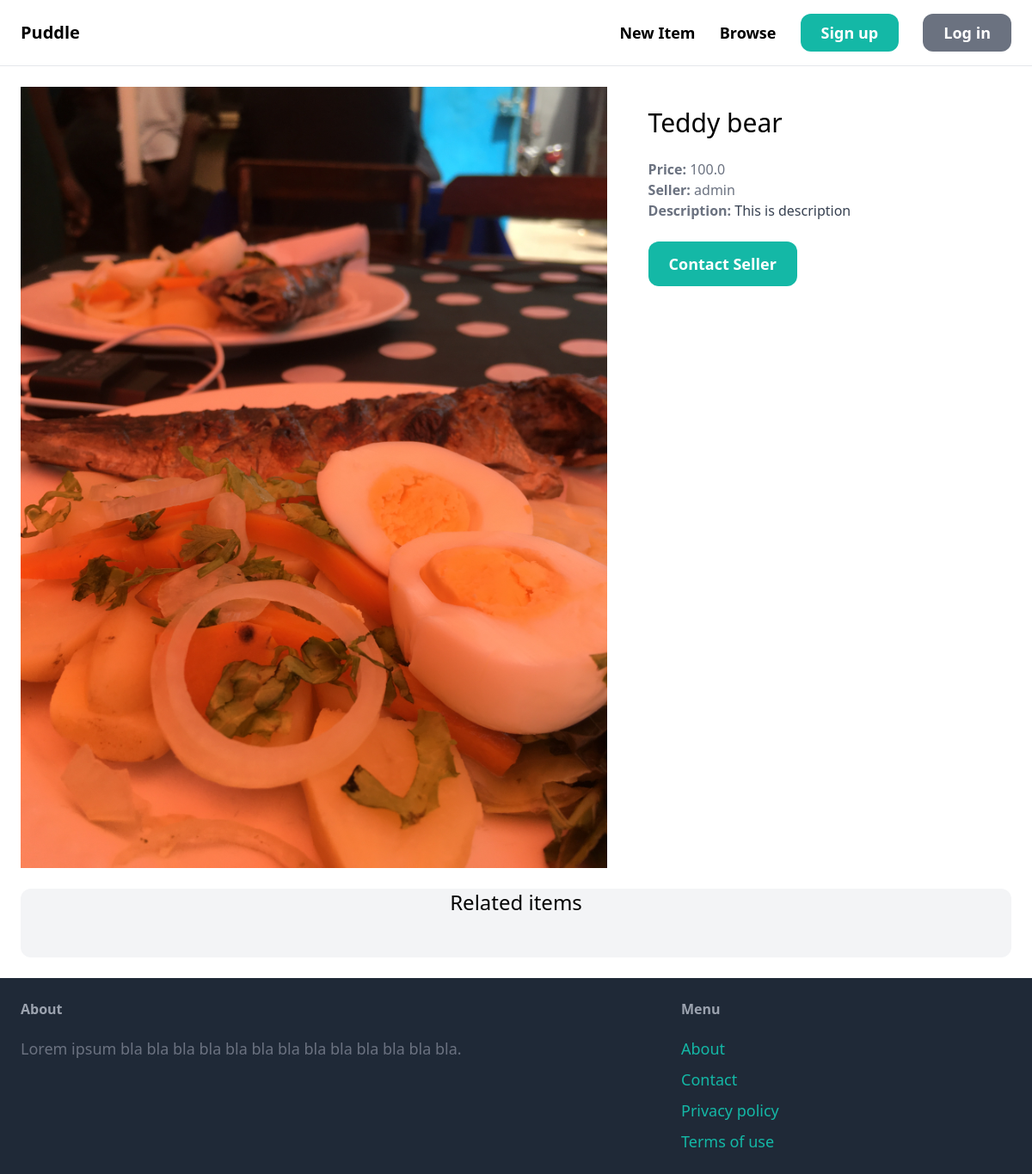
The page /item1/ on the database as committed earlier.
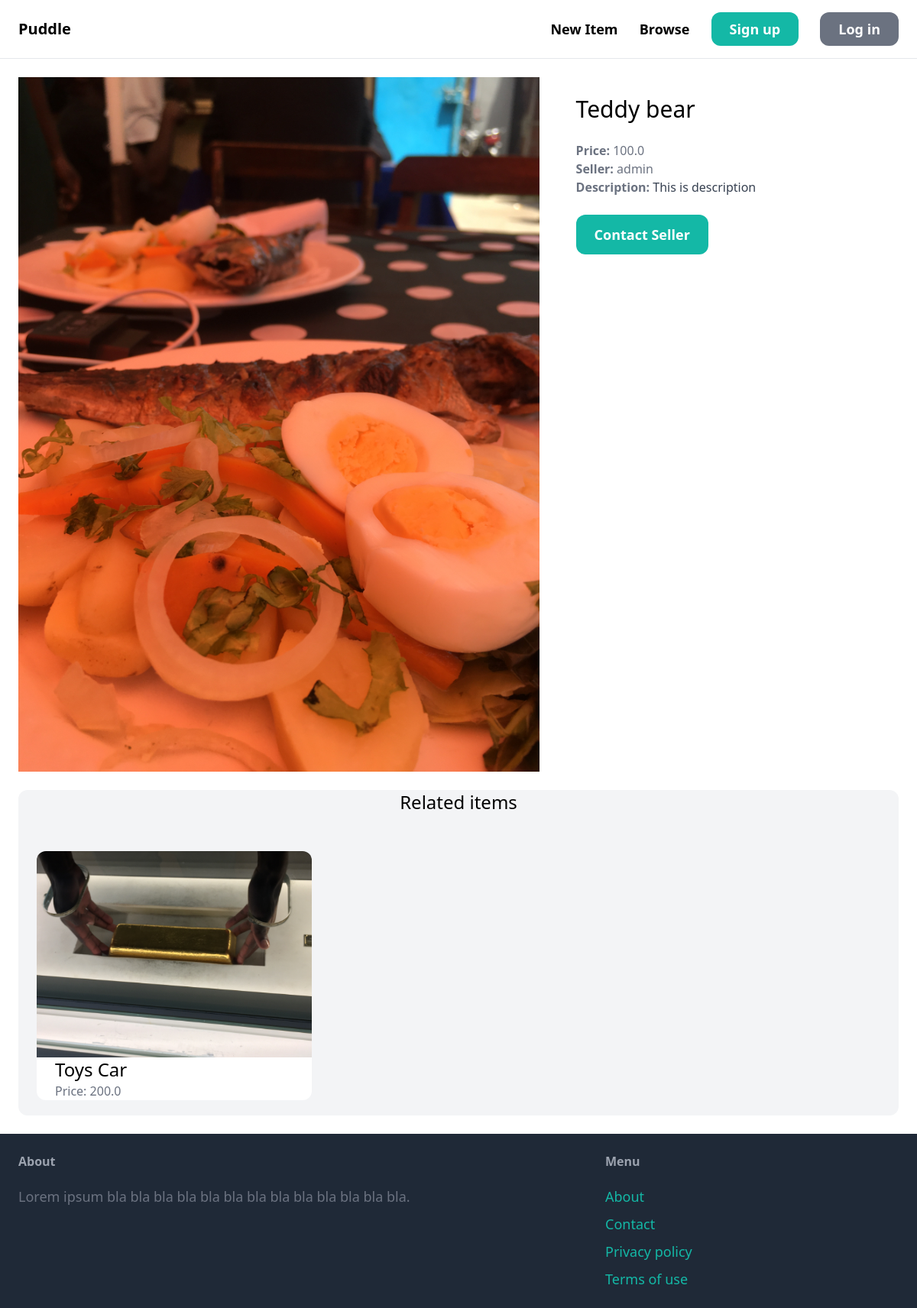
The same page on the database as committed later.
### item/models.py (models this page shows, shortened)
class Item(models.Model):
    category = models.ForeignKey(Category, related_name='items', on_delete=models.CASCADE)
    name = models.CharField(max_length=255)
    description = models.TextField(blank=True, null=True)
    price  = models.FloatField()
    image = models.ImageField(upload_to= 'item_images', blank=True, null=True)
    is_sold = models.BooleanField(default=False)
    created_by = models.ForeignKey(User, related_name='items', on_delete=models.CASCADE)
    created_at = models.DateTimeField(auto_now_add=True)

### item/views.py (the view)
# urls.py: path('<int:pk>/', views.detail, name='detail'),
def detail(request, pk):
    item = get_object_or_404(Item, pk=pk)
    related_item = Item.objects.filter(category=item.category, is_sold=False).exclude(pk=pk)[0:3]
    return render(request, 'item/detail.html', {
        'item': item,
        'related_item': related_item
    } )

### item/templates/item/detail.html (shortened to what this page needs)
{% extends 'core/base.html' %}
{% block content %}
<div class='grid grid-cols-5 gap-6'>
    <div class='col-span-3'>
        <img src='{{ item.image.url }}' class='roundend-xl'>
    </div>
    <div class='col-span-2 p-6 br-gray-100 roundend-xl'>
        <h1 class='mb-6 text-3xl'> {{item.name}}</h1>
        <p class='text-gray-500'><strong>Price: </strong>{{ item.price}}</p>
        <p class='text-gray-500'><strong>Seller: </strong>{{ item.created_by.username}}</p>
        {% if item.description %}
            <p class='text-gray-700'>
                <strong class='text-gray-500'>Description: </strong>
                {{item.description}}
            </p>
        {% endif %}
        <a href='#' class='inline-block mt-6 px-6 py-3 text-lg font-semibold bg-teal-500 text-white roundend-xl hover:bg-teal-700' style='border-radius:12px;'>
            Contact  Seller
        </a>
    </div>
</div>
<div class='mt-6 px-6 bg-gray-100 rounded-xl'>
    <h2 class='mb-12 text-2xl text-center'>Related items</h2>
    <div class='grid grid-cols-3 gap-3'>
        {% for item in related_item %}
            <div class=''>
                <a href="{% url 'item:detail' item.id %}">
                     <div>
                        <img src='{{ item.image.url }}' class='rounded-t-xl'>
                     </div>
                     <div class='px-6 bg-white rounded-b-xl mb-[20px]'>
                        <h2 class='text-2xl'>{{item.name}}</h2>
                        <p class='text-gray-500'>Price: {{item.price}}</p>
                     </div>
                </a>
            </div>
        {% endfor%}
    </div>
</div>
{% endblock %}

Rows that differ between the two databases and show on the page:
added Item: image (picture), name "Toys Car", price "200.0"
